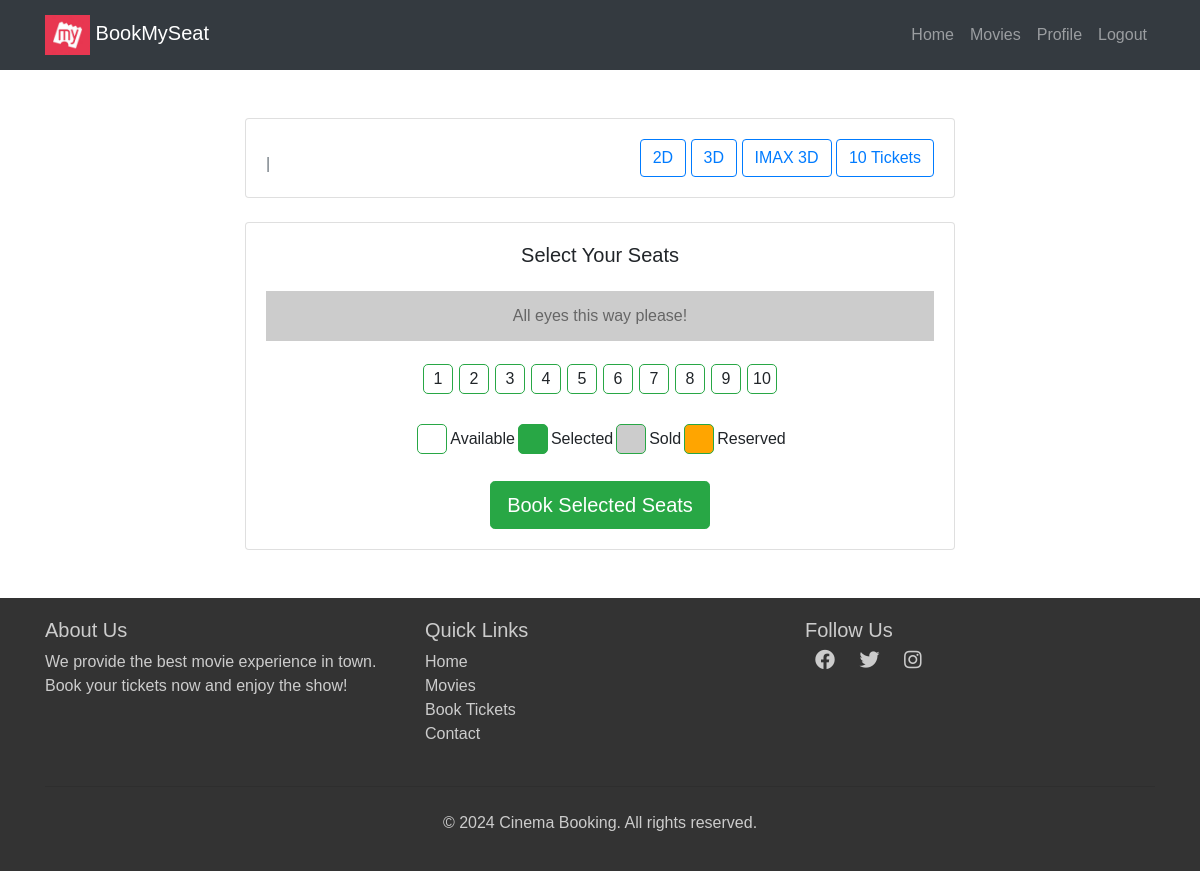
Screenshot of /movies/theater/6/seats/book/ (signed in) with the database file from the repository.
### movies/models.py (models this page shows, shortened)
class Seat(models.Model):
    theater = models.ForeignKey(Theater,on_delete=models.CASCADE,related_name='seats')
    seat_number = models.CharField(max_length=10)
    is_booked = models.BooleanField(default=False)
    is_reserved = models.BooleanField(default=False)
    reserved_at = models.DateTimeField(null=True, blank=True)

### movies/views.py (the view, shortened to what this page needs)
# urls.py: path('theater/<int:theater_id>/seats/book/', views.book_seats, name='book_seats'),
@login_required(login_url='/login/')
def book_seats(request, theater_id):
    theater = get_object_or_404(Theater, id=theater_id)
    release_expired_seats()
    seats = Seat.objects.filter(theater=theater)
    return render(request, 'movies/seat_selection.html', {
        'theater': theater,
        'seats': seats
    })

### movies/views.py (called while the page is built)
def release_expired_seats():
    expired_time = timezone.now() - timedelta(minutes=5)
    expired_seats = Seat.objects.filter(
        is_reserved=True,
        reserved_at__lt=expired_time
    )
    for seat in expired_seats:
        seat.is_reserved = False
        seat.reserved_at = None
        seat.save()

### templates/movies/seat_selection.html (shortened to what this page needs)
{% extends "users/basic.html" %} {% block content %}
<div class="container mt-5">
  <div class="row">
    <div class="col-lg-8 mx-auto">
      <div class="card mb-4">
        <div class="card-body">
          <div
            class="d-flex justify-content-between align-items-center flex-wrap"
          >
            <div>
              <p class="card-text text-muted">
                {{ theaters.name }} | {{ theaters.time }}
              </p>
            </div>
            <div class="mt-2 mt-sm-0">
              <button class="btn btn-outline-primary me-2 mb-2 mb-sm-0">
                2D
              </button>
              <button class="btn btn-outline-primary me-2 mb-2 mb-sm-0">
                3D
              </button>
              <button class="btn btn-outline-primary mb-2 mb-sm-0">
                IMAX 3D
              </button>
              <button class="btn btn-outline-primary mb-2 mb-sm-0">
                {{seats|length}} Tickets
              </button>
            </div>
          </div>
        </div>
      </div>
      <div class="card">
        <div class="card-body">
          <h5 class="card-title text-center mb-4">Select Your Seats</h5>
          <div class="screen">All eyes this way please!</div>
          <form method="POST">
            <div class="d-flex justify-content-center flex-wrap mb-4">
              {% for seat in seats %}
              <div class="seat
              ">
                {% if not seat.is_booked and not seat.is_reserved %}
                <label
                  for="seat-{{ seat.id }}"
                  class="w-100 h-100 d-flex align-items-center justify-content-center"
                  >{{ seat.seat_number }}</label
                >
                {% else %} {{ seat.seat_number }} {% endif %}
              </div>
              {% endfor %}
            </div>
            <div class="d-flex justify-content-center mb-4">
              <div class="d-flex align-items-center me-4">
                <div class="seat" style="background-color: white"></div>
                <span class="ms-2">Available</span>
              </div>
              <div class="d-flex align-items-center me-4">
                <div class="seat selected"></div>
                <span class="ms-2">Selected</span>
              </div>
              <div class="d-flex align-items-center">
                <div class="seat sold"></div>
                <span class="ms-2">Sold</span>
              </div>
              <div class="d-flex align-items-center ms-4">
              <div class="seat reserved"></div>
              <span class="ms-2">Reserved</span>
              </div>
              </div>
            <div class="text-center">
              <button type="submit" class="btn btn-success btn-lg">
                Book Selected Seats
              </button>
            </div>
          </form>
        </div>
      </div>
    </div>
  </div>
</div>
{% endblock %}

### templates/users/basic.html (style rules this page uses)
body { font-family: Arial, sans-serif; }

### templates/movies/seat_selection.html (style rules this page uses)
body { font-family: Arial, sans-serif; }
.seat { width: 30px; height: 30px; border: 1px solid #28a745; margin: 3px; text-align: center; line-height: 30px; cursor: pointer; border-radius: 5px; transition: background-color 0.3s, color 0.3s; }
.seat.selected { background-color: #28a745; color: white; }
.seat.sold { background-color: #ccc; cursor: not-allowed; }
.screen { margin: 20px 0; background-color: #ccc; height: 50px; text-align: center; line-height: 50px; color: #666; }
.seat.reserved { background-color: orange; cursor: not-allowed; }

### rows the page displays
Seat: seat_number "1"
Seat: seat_number "2"
Seat: seat_number "3"
Seat: seat_number "4"
Seat: seat_number "5"
Seat: seat_number "6"
Seat: seat_number "7"
Seat: seat_number "8"
Seat: seat_number "9"
Seat: seat_number "10"

### other values shown
{{ seats|length }} "10"
